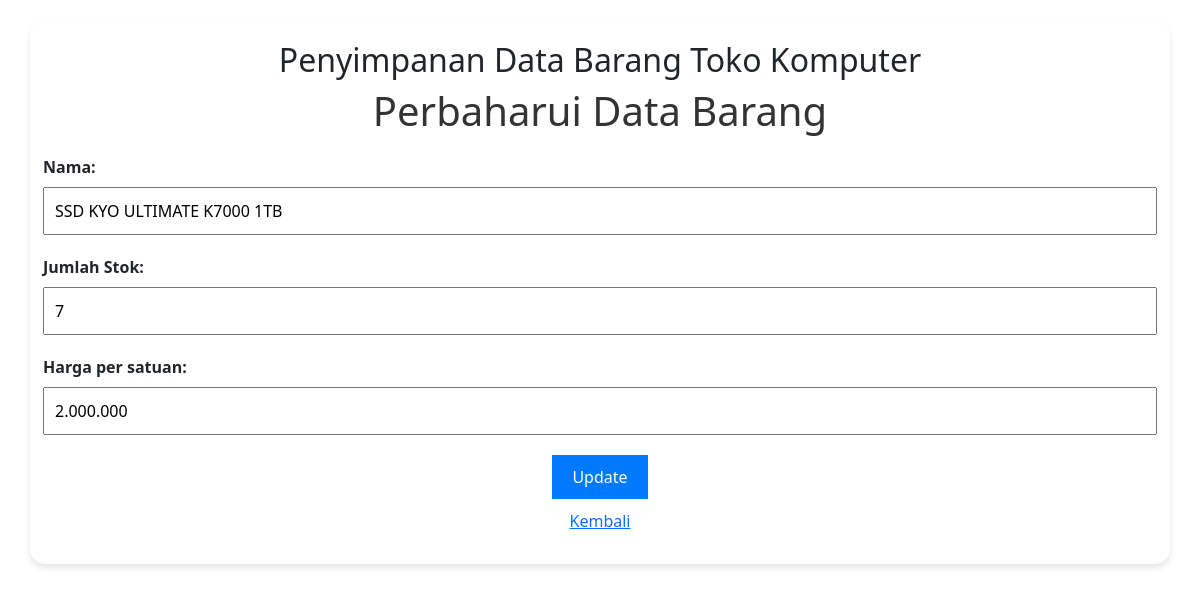
Screenshot of /update/1 with the database file from the repository.
### app.py (models this page shows)
class Item(Base):
    __tablename__ = 'items'
    id = Column(Integer, primary_key=True)
    name = Column(String(100))
    stok = Column(Integer)
    harga = Column(Integer)

### app.py (the view, shortened to what this page needs)
@app.route('/update/<int:id>', methods=['GET', 'POST'])
def update(id):
    session = get_session()
    item = session.query(Item).filter_by(id=id).first()
    session.close()
    return render_template('update.html', item=item)

### app.py (called while the page is built)
def get_session():
    return Session()

### templates/update.html
{% extends "base.html" %}
{% block content %}
<h1>Perbaharui Data Barang</h1>
<form method="POST">
    <label for="name" class="form-label">Nama:</label>
    <input type="text" id="name" name="name" value="{{ item.name }}" required>
    <label for="stok" class="form-label">Jumlah Stok:</label>
    <input type="text" id="stok" name="stok" value="{{ item.stok }}" required>
    <label for="harga" class="form-label">Harga per satuan:</label>
    <input type="text" id="harga" name="harga" value="{{ item.harga }}" required>
    <button type="submit">Update</button>
</form>
<a href="{{ url_for('index') }}">Kembali</a>
{% endblock %}

### static/style.css (style rules this page uses)
body { font-family: Arial, sans-serif; background-color: #FFF5E1; margin: 0; padding: 0; }
h1 { color: #333; }
a { display: inline-block; margin: 10px 0; color: #007BFF; text-decoration: none; }
form { margin-top: 20px; }
label { display: block; margin-bottom: 5px; font-weight: bold; float: left; clear: left; }
input[type="text"] { padding: 10px; width: 100%; margin-bottom: 20px; }
button { padding: 10px 20px; background-color: #007BFF; color: #fff; border: none; cursor: pointer; }

### rows the page displays
Item: name "SSD KYO ULTIMATE K7000 1TB", stok "7", harga "2.000.000"
